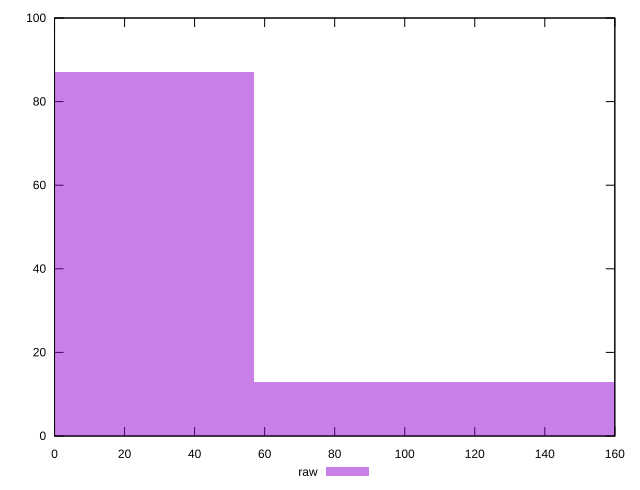

Reproduce this figure in gnuplot.
reset

$raw <<EOF
113.80187296383802 13
0 87
EOF

set key outside below
set boxwidth 113.80187296383802
set xrange [0:160]
set yrange [0:100]
set trange [0:100]
set style fill transparent solid 0.5 noborder
set terminal svg size 640, 490 enhanced background rgb 'white'
set output "report_00018_2021-02-10T15-25-16.877Z/uses-http2/samples/pages+cached+noadtech+nomedia/raw/histogram.svg"

plot $raw title "raw" with boxes

reset
